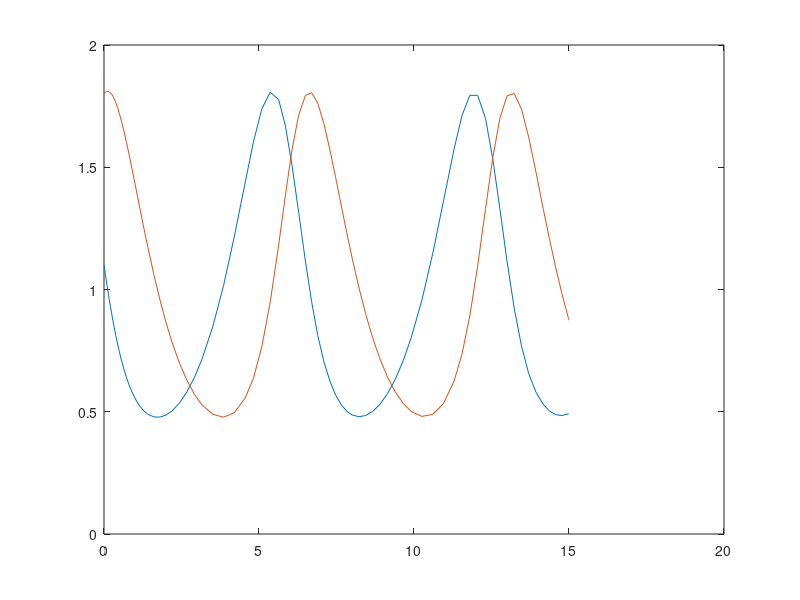

This figure's MATLAB source:
%% 3.3
clear; clc;

% define the interval
ts=-0; te=15;

% initial value
y10=1.1;
y20=1.8;

% definition of the ode (right hand side)
ode_33=@(t,y) [y(1)*(1-y(2)); -y(2)*(1-y(1))];

% solve the ode
[t,y]=ode45(ode_33,[ts te],[y10; y20]);

plot(t,y)